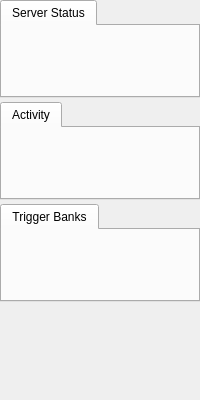
<?xml version="1.0" encoding="UTF-8"?>
<ui version="4.0">
 <class>StatusPanelWidget</class>
 <widget class="QWidget" name="StatusPanelWidget">
  <property name="geometry">
   <rect>
    <x>0</x>
    <y>0</y>
    <width>200</width>
    <height>400</height>
   </rect>
  </property>
  <property name="minimumSize">
   <size>
    <width>200</width>
    <height>0</height>
   </size>
  </property>
  <property name="sizePolicy">
   <sizepolicy hsizetype="Preferred" vsizetype="Preferred">
    <horstretch>0</horstretch>
    <verstretch>0</verstretch>
   </sizepolicy>
  </property>
  <layout class="QVBoxLayout" name="verticalLayoutMain">
   <property name="spacing">
    <number>4</number>
   </property>
   <property name="leftMargin">
    <number>0</number>
   </property>
   <property name="topMargin">
    <number>0</number>
   </property>
   <property name="rightMargin">
    <number>0</number>
   </property>
   <property name="bottomMargin">
    <number>0</number>
   </property>
   <item>
    <widget class="QTabWidget" name="tabWidgetServer">
     <property name="currentIndex">
      <number>0</number>
     </property>
     <widget class="QWidget" name="tabServer">
      <attribute name="title">
       <string>Server Status</string>
      </attribute>
      <layout class="QVBoxLayout" name="verticalLayoutServer">
       <property name="spacing">
        <number>0</number>
       </property>
       <property name="leftMargin">
        <number>0</number>
       </property>
       <property name="topMargin">
        <number>0</number>
       </property>
       <property name="rightMargin">
        <number>0</number>
       </property>
       <property name="bottomMargin">
        <number>0</number>
       </property>
       <item>
        <widget class="QWidget" name="widgetServer" native="true">
         <property name="sizePolicy">
          <sizepolicy hsizetype="Preferred" vsizetype="Preferred">
           <horstretch>0</horstretch>
           <verstretch>0</verstretch>
          </sizepolicy>
         </property>
        </widget>
       </item>
      </layout>
     </widget>
    </widget>
   </item>
   <item>
    <widget class="QTabWidget" name="tabWidgetActivity">
     <property name="currentIndex">
      <number>0</number>
     </property>
     <widget class="QWidget" name="tabActivity">
      <attribute name="title">
       <string>Activity</string>
      </attribute>
      <layout class="QVBoxLayout" name="verticalLayoutActivity">
       <property name="spacing">
        <number>0</number>
       </property>
       <property name="leftMargin">
        <number>0</number>
       </property>
       <property name="topMargin">
        <number>0</number>
       </property>
       <property name="rightMargin">
        <number>0</number>
       </property>
       <property name="bottomMargin">
        <number>0</number>
       </property>
       <item>
        <widget class="QWidget" name="widgetActivity" native="true">
         <property name="sizePolicy">
          <sizepolicy hsizetype="Preferred" vsizetype="Preferred">
           <horstretch>0</horstretch>
           <verstretch>0</verstretch>
          </sizepolicy>
         </property>
        </widget>
       </item>
      </layout>
     </widget>
    </widget>
   </item>
   <item>
    <widget class="QTabWidget" name="tabWidgetBanks">
     <property name="currentIndex">
      <number>0</number>
     </property>
     <widget class="QWidget" name="tabBanks">
      <attribute name="title">
       <string>Trigger Banks</string>
      </attribute>
      <layout class="QVBoxLayout" name="verticalLayoutBanks">
       <property name="spacing">
        <number>0</number>
       </property>
       <property name="leftMargin">
        <number>0</number>
       </property>
       <property name="topMargin">
        <number>0</number>
       </property>
       <property name="rightMargin">
        <number>0</number>
       </property>
       <property name="bottomMargin">
        <number>0</number>
       </property>
       <item>
        <widget class="QWidget" name="widgetBanks" native="true">
         <property name="sizePolicy">
          <sizepolicy hsizetype="Preferred" vsizetype="Preferred">
           <horstretch>0</horstretch>
           <verstretch>0</verstretch>
          </sizepolicy>
         </property>
        </widget>
       </item>
      </layout>
     </widget>
    </widget>
   </item>
   <item>
    <spacer name="verticalSpacer">
     <property name="orientation">
      <enum>Qt::Vertical</enum>
     </property>
     <property name="sizeHint" stdset="0">
      <size>
       <width>20</width>
       <height>0</height>
      </size>
     </property>
    </spacer>
   </item>
  </layout>
 </widget>
 <resources/>
 <connections/>
</ui>
